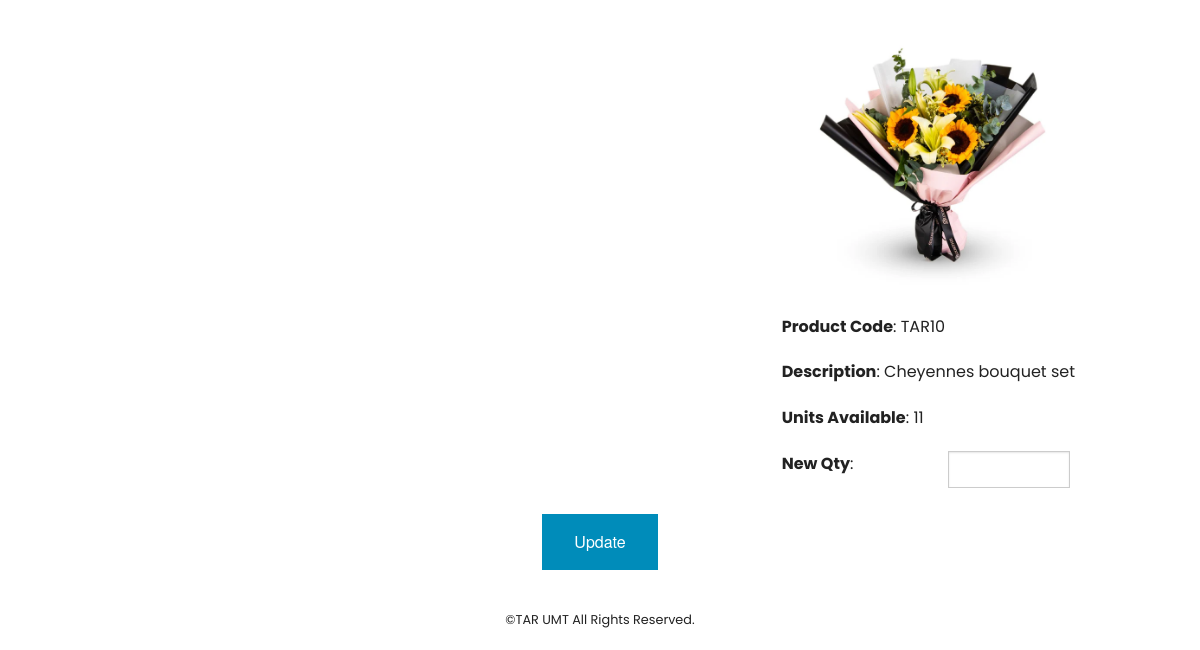
The page /admin.php (signed in, lower part) on the database as committed earlier.
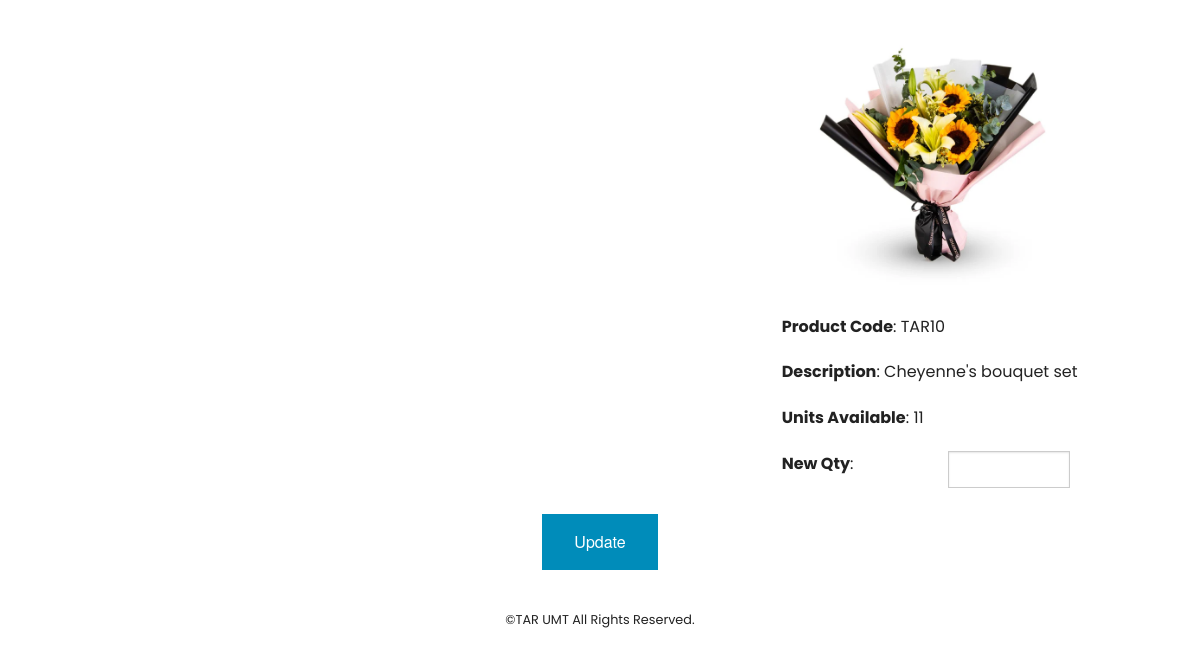
The same page on the database as committed later.
### tables this page shows
CREATE TABLE `products` (
  `id` int(11) NOT NULL,
  `product_code` varchar(60) NOT NULL,
  `product_name` varchar(60) NOT NULL,
  `product_desc` tinytext NOT NULL,
  `product_img_name` varchar(60) NOT NULL,
  `qty` int(5) NOT NULL,
  `price` decimal(10,2) NOT NULL
);

### admin.php (the view, shortened to what this page needs)
<?php
include 'config.php';
?>
<!doctype html>
<html class="no-js" lang="en">
  <head>
    <link rel="stylesheet" href="css/foundation.css" />
  </head>
  <body>
    <div class="row" style="margin-top:10px;">
      <div class="large-12">
        <?php
          $result = $mysqli->query("SELECT * from products order by id asc");
          if($result) {
            while($obj = $result->fetch_object()) {
              echo '<div class="large-4 columns">';
              echo '<img src="images/products/'.$obj->product_img_name.'"/>';
              echo '<p><strong>Product Code</strong>: '.$obj->product_code.'</p>';
              echo '<p><strong>Description</strong>: '.$obj->product_desc.'</p>';
              echo '<p><strong>Units Available</strong>: '.$obj->qty.'</p>';
              echo '<div class="large-6 columns" style="padding-left:0;">';
              echo '<form method="post" name="update-quantity" action="admin-update.php">';
              echo '<p><strong>New Qty</strong>:</p>';
              echo '</div>';
              echo '<div class="large-6 columns">';
              echo '<input type="number" name="quantity[]"/>';
              echo '</div>';
              echo '</div>';
            }
          }
        ?>
      </div>
    </div>
    <div class="row" style="margin-top:10px;">
      <div class="small-12">
        <center><p><input style="clear:both;" type="submit" class="button" value="Update"></p></center>
          <?php include 'include/footer.php'; ?>
      </div>
    </div>
  </body>
</html>

Rows that differ between the two databases and show on the page:
changed products "TAR10": product_desc "Cheyennes bouquet set" → "Cheyenne's bouquet set"
